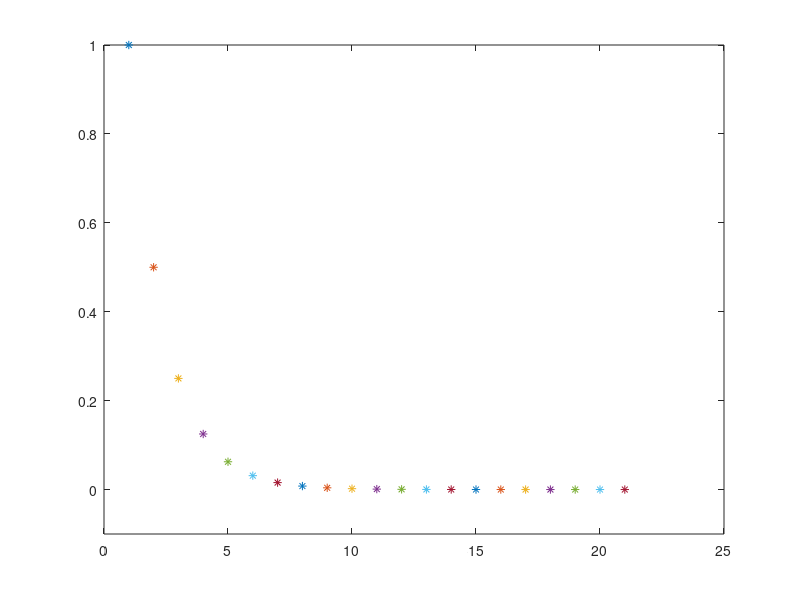

MATLAB code for this plot:
%CONVERGENCE WITH WHILE LOOP
clear;
%initialization of variables
iter=1;
x=1;
y=1/x;
maxiter=100;
TOL=1e-6;
plot (iter,y,'*')
hold on
while (y>TOL)&&(iter<maxiter)
    iter=iter+1;
    x=x*2;
    y=1/x
    plot (iter,y,'*')
    hold on
    ylim ([-0.1 1])
    pause(0.1)
end
